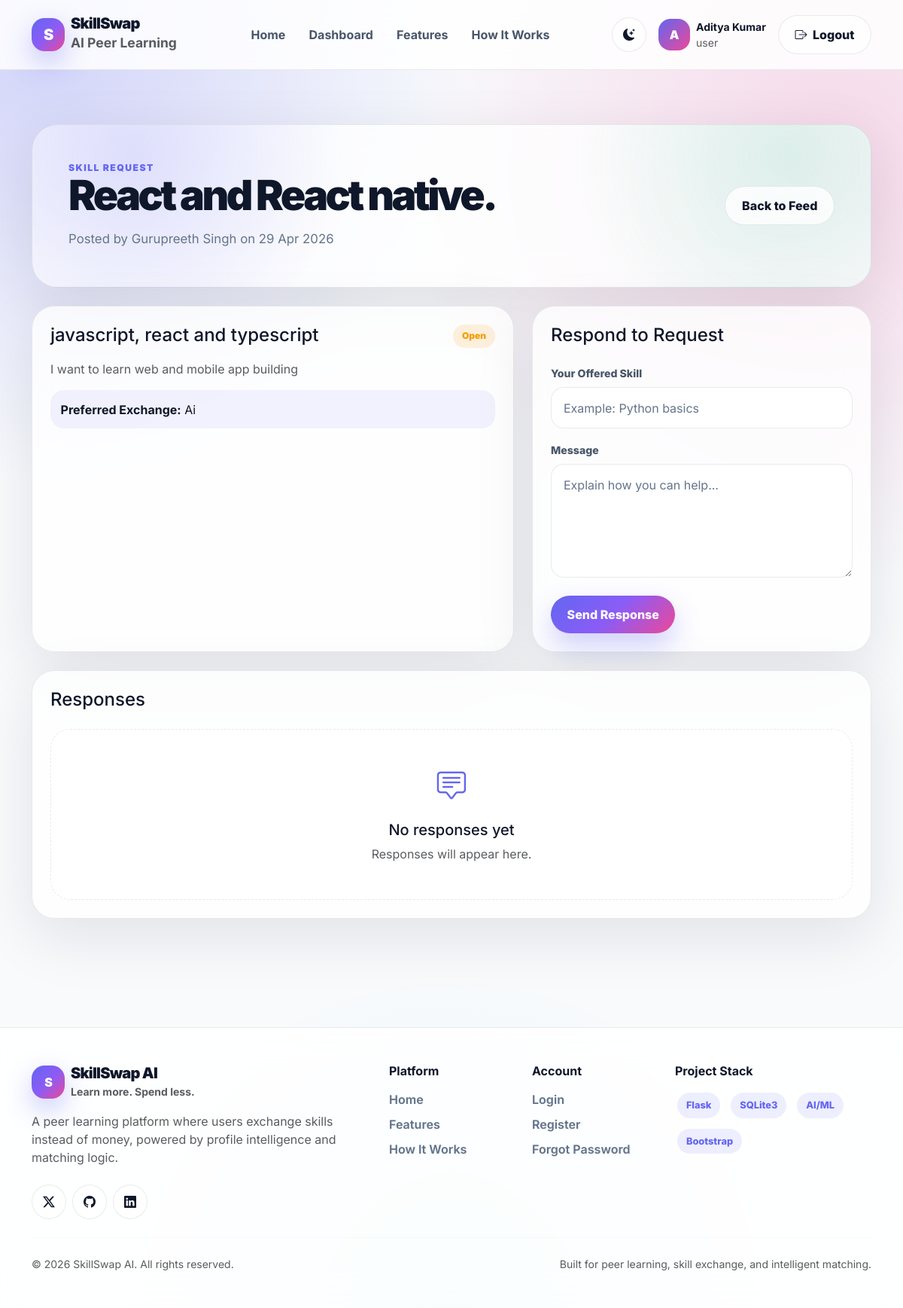
Page /skill-feed/1 (signed in) on the committed database.
### app.py (models this page shows)
class User(db.Model):
    id = db.Column(db.Integer, primary_key=True)
    full_name = db.Column(db.String(120), nullable=False)
    email = db.Column(db.String(150), unique=True, nullable=False)
    password = db.Column(db.String(255), nullable=False)
    role = db.Column(db.String(50), default="user")
    skills_offered = db.Column(db.String(255), default="")
    skills_wanted = db.Column(db.String(255), default="")
    reset_token = db.Column(db.String(255), nullable=True)
    created_at = db.Column(db.DateTime, default=datetime.utcnow)

class SkillRequestPost(db.Model):
    id = db.Column(db.Integer, primary_key=True)
    user_id = db.Column(db.Integer, db.ForeignKey("user.id"), nullable=False)
    title = db.Column(db.String(180), nullable=False)
    skill_needed = db.Column(db.String(150), nullable=False)
    description = db.Column(db.Text, nullable=False)
    preferred_exchange_skill = db.Column(db.String(150), nullable=True)
    status = db.Column(db.String(50), default="open")
    created_at = db.Column(db.DateTime, default=datetime.utcnow)
    closed_at = db.Column(db.DateTime, nullable=True)
    user = db.relationship("User", backref="skill_request_posts")

### app.py (the view, shortened to what this page needs)
@app.route("/skill-feed/<int:post_id>", methods=["GET", "POST"])
def skill_feed_detail(post_id):
    if not login_required():
        flash("Please login first.", "danger")
        return redirect(url_for("login"))
    user = get_logged_user()
    post = SkillRequestPost.query.get_or_404(post_id)
    responses = SkillRequestResponse.query.filter_by(
        post_id=post.id
    ).order_by(SkillRequestResponse.created_at.desc()).all()
    return render_template(
        "skill_feed_detail.html",
        user=user,
        post=post,
        responses=responses
    )

### app.py (called while the page is built)
def login_required():
    return "user_id" in session

def get_logged_user():
    if "user_id" in session:
        return User.query.get(session["user_id"])
    return None

### templates/skill_feed_detail.html (shortened to what this page needs)
{% extends "base.html" %}
{% block content %}
<section class="easy-page-section">
  <div class="container">
    <div class="easy-hero-card mb-4">
      <div class="d-flex flex-column flex-lg-row justify-content-between align-items-lg-center gap-3">
        <div>
          <div class="section-eyebrow">Skill Request</div>
          <h1 class="easy-title">{{ post.title }}</h1>
          <p class="section-subtitle mb-0">Posted by {{ post.user.full_name }} on {{ post.created_at.strftime('%d %b %Y') }}</p>
        </div>
        <a href="{{ url_for('skill_feed') }}" class="premium-btn premium-btn-soft">Back to Feed</a>
      </div>
    </div>
    <div class="row g-4">
      <div class="col-lg-7">
        <div class="easy-panel h-100">
          <div class="d-flex justify-content-between gap-3 mb-3">
            <h4 class="fw-black mb-0">{{ post.skill_needed }}</h4>
            <span class="easy-status status-{{ post.status }}">{{ post.status }}</span>
          </div>
          <p class="text-muted">{{ post.description }}</p>
          {% if post.preferred_exchange_skill %}
            <div class="easy-note">
              <strong>Preferred Exchange:</strong> {{ post.preferred_exchange_skill }}
            </div>
          {% endif %}
        </div>
      </div>
      <div class="col-lg-5">
        <div class="easy-panel h-100">
          <h4 class="fw-black mb-4">Respond to Request</h4>
          {% if post.user_id != user.id and post.status == "open" %}
            <form method="POST">
              <div class="mb-3">
                <label class="form-label">Your Offered Skill</label>
                <input type="text" name="offered_skill" class="form-control" placeholder="Example: Python basics">
              </div>
              <div class="mb-4">
                <label class="form-label">Message</label>
                <textarea name="message" class="form-control" rows="5" placeholder="Explain how you can help..." required></textarea>
              </div>
              <button class="premium-btn premium-btn-primary" type="submit">Send Response</button>
            </form>
          {% elif post.user_id == user.id %}
            <p class="text-muted mb-0">This is your post. Responses from others will appear below.</p>
          {% else %}
            <p class="text-muted mb-0">This request is closed.</p>
          {% endif %}
        </div>
      </div>
    </div>
    <div class="easy-panel mt-4">
      <h4 class="fw-black mb-4">Responses</h4>
      {% if responses %}
        <div class="row g-3">
          {% for response in responses %}
            <div class="col-lg-6">
              <div class="easy-card">
                <div class="d-flex justify-content-between gap-3">
                  <div>
                    <h5 class="fw-black mb-1">{{ response.responder.full_name }}</h5>
                    <small class="text-muted">{{ response.created_at.strftime('%d %b %Y, %I:%M %p') }}</small>
                  </div>
                  <span class="easy-status status-{{ response.status }}">{{ response.status }}</span>
                </div>
                {% if response.offered_skill %}
                  <div class="easy-note mt-3"><strong>Offered Skill:</strong> {{ response.offered_skill }}</div>
                {% endif %}
                <p class="text-muted mt-3 mb-0">{{ response.message }}</p>
              </div>
            </div>
          {% endfor %}
        </div>
      {% else %}
        <div class="easy-empty-state">
          <i class="bi bi-chat-square-text"></i>
          <h5 class="fw-black mt-3">No responses yet</h5>
          <p class="text-muted mb-0">Responses will appear here.</p>
        </div>
      {% endif %}
    </div>
  </div>
</section>
{% endblock %}

### templates/base.html (shortened to what this page needs)
<!DOCTYPE html>
<html lang="en" data-theme="light">
<head>
  <link href="https://cdn.jsdelivr.net/npm/bootstrap@5.3.3/dist/css/bootstrap.min.css" rel="stylesheet">
  <link href="https://cdn.jsdelivr.net/npm/bootstrap-icons@1.11.3/font/bootstrap-icons.css" rel="stylesheet">
  <link rel="stylesheet" href="{{ url_for('static', filename='css/style.css') }}">
</head>
<body>
<div class="app-shell">
  <nav class="navbar navbar-expand-lg modern-navbar sticky-top py-3">
    <div class="container">
      <a href="{{ url_for('home') }}" class="navbar-brand d-flex align-items-center gap-2">
        <span class="brand-logo">S</span>
        <span>
          <span class="brand-title d-block lh-1">SkillSwap</span>
          <small class="text-muted fw-bold">AI Peer Learning</small>
        </span>
      </a>
      <div class="collapse navbar-collapse" id="mainNav">
        <ul class="navbar-nav mx-auto gap-lg-1">
          <li class="nav-item"><a class="nav-link" href="{{ url_for('home') }}">Home</a></li>
          {% if session.get("user_id") %}
            {% if session.get("role") == "superadmin" %}
              <li class="nav-item"><a class="nav-link" href="{{ url_for('superadmin_dashboard') }}">Superadmin</a></li>
            {% else %}
              <li class="nav-item"><a class="nav-link" href="{{ url_for('user_dashboard') }}">Dashboard</a></li>
            {% endif %}
          {% endif %}
          <li class="nav-item"><a class="nav-link" href="{{ url_for('home') }}#features">Features</a></li>
          <li class="nav-item"><a class="nav-link" href="{{ url_for('home') }}#how-it-works">How It Works</a></li>
        </ul>
        <div class="d-flex align-items-center gap-2 flex-wrap">
          <button class="theme-toggle" type="button" onclick="toggleSkillSwapTheme()" title="Toggle theme">
            <i data-theme-icon class="bi bi-moon-stars-fill"></i>
          </button>
          {% if session.get("user_id") %}
            <div class="d-none d-lg-flex align-items-center gap-2 px-2">
              <span class="avatar">{{ session.get("full_name", "U")[0] }}</span>
              <div>
                <div class="fw-bold small">{{ session.get("full_name", "User") }}</div>
                <div class="text-muted small">{{ session.get("role", "user") }}</div>
              </div>
            </div>
            <a href="{{ url_for('logout') }}" class="premium-btn premium-btn-soft">
              <i class="bi bi-box-arrow-right me-1"></i> Logout
            </a>
          {% else %}
            <a href="{{ url_for('login') }}" class="premium-btn premium-btn-soft">Login</a>
            <a href="{{ url_for('register') }}" class="premium-btn premium-btn-primary">Join Free</a>
          {% endif %}
        </div>
      </div>
    </div>
  </nav>
  <main class="main-content">
    {% block content %}{% endblock %}
  </main>
  <footer class="footer py-5">
    <div class="container">
      <div class="row g-4">
        <div class="col-lg-5">
          <div class="d-flex align-items-center gap-2 mb-3">
            <span class="brand-logo">S</span>
            <div>
              <h5 class="fw-black mb-0 brand-title">SkillSwap AI</h5>
              <small class="text-muted fw-bold">Learn more. Spend less.</small>
            </div>
          </div>
          <p class="text-muted mb-4" style="max-width: 430px;">
            A peer learning platform where users exchange skills instead of money, powered by profile intelligence and matching logic.
          </p>
          <div class="d-flex gap-2">
            <span class="theme-toggle"><i class="bi bi-twitter-x"></i></span>
            <span class="theme-toggle"><i class="bi bi-github"></i></span>
            <span class="theme-toggle"><i class="bi bi-linkedin"></i></span>
          </div>
        </div>
        <div class="col-6 col-lg-2">
          <h6 class="fw-bold mb-3">Platform</h6>
          <a class="footer-link" href="{{ url_for('home') }}">Home</a>
          <a class="footer-link" href="{{ url_for('home') }}#features">Features</a>
          <a class="footer-link" href="{{ url_for('home') }}#how-it-works">How It Works</a>
        </div>
        <div class="col-6 col-lg-2">
          <h6 class="fw-bold mb-3">Account</h6>
          <a class="footer-link" href="{{ url_for('login') }}">Login</a>
          <a class="footer-link" href="{{ url_for('register') }}">Register</a>
          <a class="footer-link" href="{{ url_for('forgot_password') }}">Forgot Password</a>
        </div>
        <div class="col-lg-3">
          <h6 class="fw-bold mb-3">Project Stack</h6>
          <div class="d-flex flex-wrap gap-2">
            <span class="skill-pill">Flask</span>
            <span class="skill-pill">SQLite3</span>
            <span class="skill-pill">AI/ML</span>
            <span class="skill-pill">Bootstrap</span>
          </div>
        </div>
      </div>
      <hr class="my-4" style="border-color: var(--border-soft);">
      <div class="d-flex flex-column flex-md-row justify-content-between gap-2 text-muted small">
        <span>© 2026 SkillSwap AI. All rights reserved.</span>
        <span>Built for peer learning, skill exchange, and intelligent matching.</span>
      </div>
    </div>
  </footer>
</div>
</body>
</html>

### rows in the picture
User: get "Aditya Kumar"
SkillRequestPost: title "React and React native.", created_at "29 Apr 2026", skill_needed "javascript, react and typescript", status "Open", description "I want to learn web and mobile app building", preferred_exchange_skill "Ai"
User: user.full_name "Gurupreeth Singh"

### other values in the picture
{{ session.get("full_name", "U")[0] }} "A"
{{ session.get("role", "user") }} "user"
